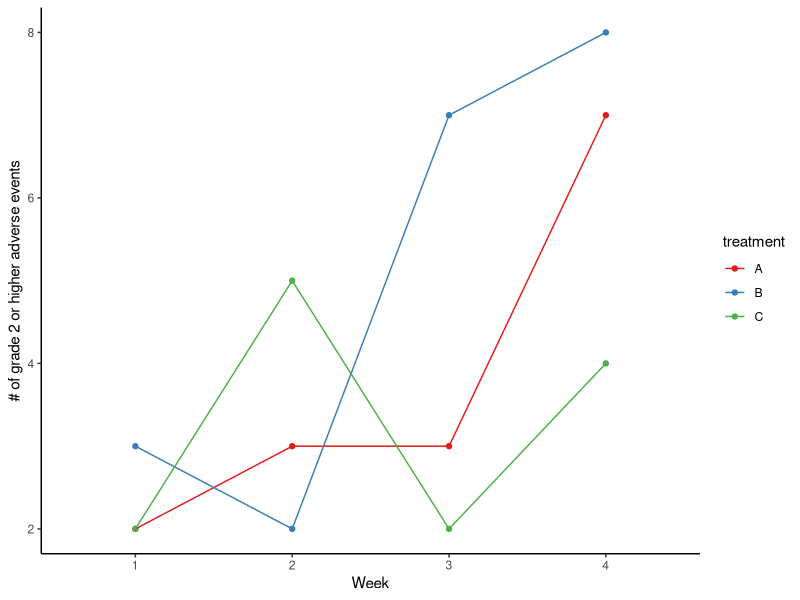
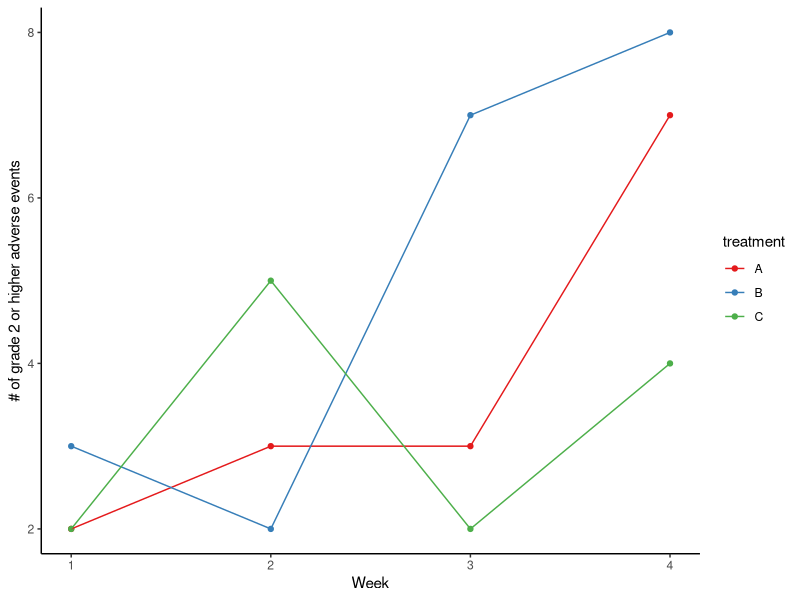
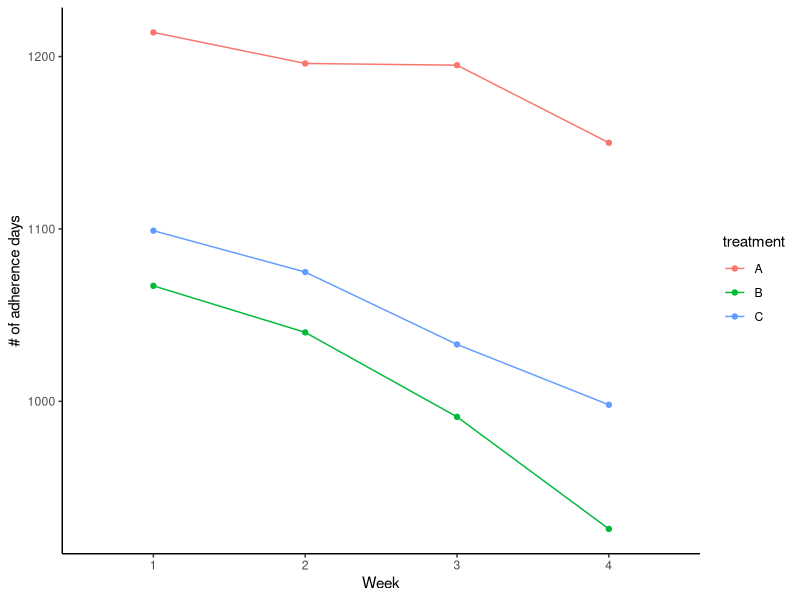
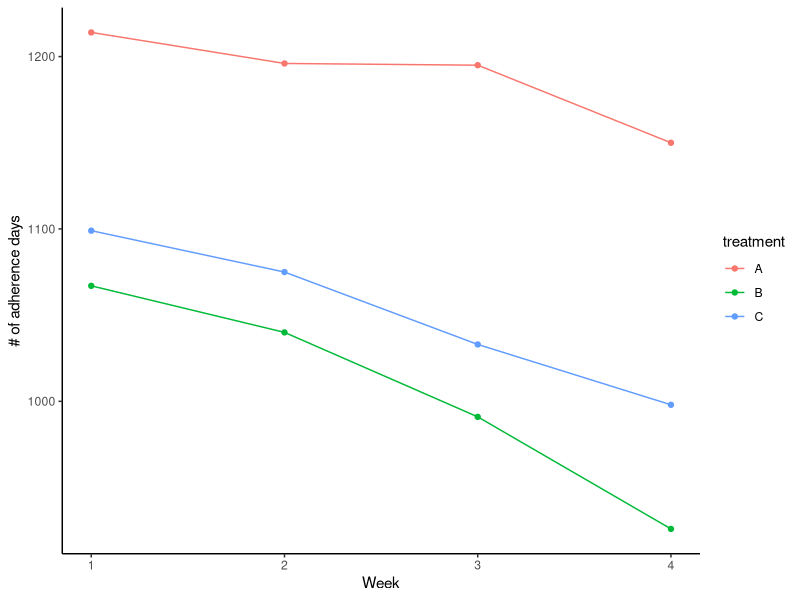

The R script that drew these images, in order:
## ---- chunk 1
knitr::opts_chunk$set(echo = TRUE)
library(tidyverse)
library(lme4)
library(nlme)
library(glmmTMB)
## ---- chunk 2
baseline <- read_csv("Project 3 - Cross Over/baseline.csv")

endpoints <- read_csv("Project 3 - Cross Over/endpoints.csv")
## ---- chunk 3
mean(baseline$age) #31.93

baseline %>%
  group_by(race) %>%
  count() #black (64), others (64), white (52)

baseline %>%
  group_by(gender) %>%
  count() #0 (99), 1 (81)
## ---- chunk 4
baseline_long <- baseline %>%
  mutate(age = as.numeric(age),
         ptid = as.factor(ptid),
         seq = paste0(substr(period1, nchar(period1), nchar(period1)),
                      substr(period2, nchar(period2), nchar(period2)),
                      substr(period3, nchar(period3), nchar(period3))),
         seq2 = case_when(period3 == 'Gel C' ~ 0,
                          period3 == 'Gel B' ~ 1,
                          period3 == 'Pill A' ~ 2),
         #blood virals diff for each period
         b1 = bviral1 - bviral0,
         b2 = bviral3 - bviral2,
         b3 = bviral5 - bviral4,
         follow_b = bviral6 - bviral5,
         #skin virals diff for each period
         s1 = sviral1 - sviral0,
         s2 = sviral3 - sviral2,
         s3 = sviral5 - sviral4,
         follow_s = sviral6 - sviral5,
         #viral @ beginning of period
         ini_b1 = bviral0,
         ini_b2 = bviral2,
         ini_b3 = bviral4,
         ini_s1 = sviral0,
         ini_s2 = sviral2,
         ini_s3 = sviral4,
         #viral @ end of period
         end_b1 = bviral1,
         end_b2 = bviral3,
         end_b3 = bviral5,
         end_s1 = sviral1,
         end_s2 = sviral3,
         end_s3 = sviral5) %>%
  select(ptid, seq, seq2, age, race, gender, b1:b3, s1:s3,
         ini_b1:ini_s3, end_b1:end_s3, follow_b, follow_s) %>%
  pivot_longer(cols = b1:end_s3,
               names_to = 'index',
               values_to = 'viral') %>%
  mutate(period = substr(index, nchar(index), nchar(index)),
         #index = ifelse(substr(index, 1, 1) == 'b', 'bviral', 'sviral')
         index = case_when(
           substr(index,1,1)=="b" ~ "dif_bviral",
           substr(index,1,1)=="s" ~ "dif_sviral",
           substr(index,1,5)=="ini_b" ~ "base_bviral",
           substr(index,1,5)=="ini_s" ~ "base_sviral",
           substr(index,1,5)=="end_b" ~ "end_bviral",
           substr(index,1,5)=="end_s" ~ "end_sviral"
         ))


baseline_wide <- baseline_long %>%
  pivot_wider(names_from = index,
              values_from = viral)
## ---- chunk 5
endpts_long <- endpoints %>%
  mutate(ptid = as.factor(ptid),
         seq = paste0(substr(period1, nchar(period1), nchar(period1)),
                      substr(period2, nchar(period2), nchar(period2)),
                      substr(period3, nchar(period3), nchar(period3))),
         seq2 = case_when(period3 == 'Gel C' ~ 0,
                          period3 == 'Gel B' ~ 1,
                          period3 == 'Pill A' ~ 2)) %>%
  pivot_longer(AE_pillA_week1:Adhere_gelC_week4,
               names_to = 'index',
               values_to = 'value') %>%
  select(ptid, seq, seq2, index, value) %>%
  mutate(week = substr(index, nchar(index), nchar(index)),
         treatment = str_sub(index, -7, -7),
         period = str_locate(seq, str_sub(index, -7, -7))[, 'start'],
         index = str_sub(index, 1, 2))

endpts_wide <- endpts_long %>%
  pivot_wider(names_from = index,
              values_from = value) %>%
  #creating carryover variable
  mutate(carryover = case_when(
    period == 1 ~ NA,
    period == 2 ~ substr(seq, 1, 1),
    period == 3 ~ substr(seq, 2, 2)))
## ---- chunk 6
data <- merge(endpts_wide, baseline_wide, by = c('ptid', 'seq', 'seq2', 'period')) %>%
  mutate(ptid = as.factor(ptid),
         period = as.factor(period),
         week = as.factor(week),
         seq = as.factor(seq),
         seq2 = as.factor(seq2))

#something to note is that PK's of 'period 4' are not included in this df. 
## ---- chunk 7
# of AEs overtime
data %>%
  group_by(week, treatment) %>%
  summarise(sum_ae = sum(AE)) %>%
  ggplot(aes(x = week, y = sum_ae, col = treatment)) +
  geom_point() +
  geom_line(aes(group = treatment)) +
  xlab('Week') + 
  ylab('# of grade 2 or higher adverse events') +
  theme_classic() +
  scale_color_brewer(palette="Set1")

#see non-linear trends
## ---- chunk 8
data %>%
  mutate(week = as.numeric(week)) %>%
  group_by(week, treatment) %>%
  summarise(sum_ae = sum(AE)) %>%
  ggplot(aes(x = week, y = sum_ae, col = treatment)) +
  geom_point() +
  geom_line(aes(group = treatment)) +
  xlab('Week') + 
  ylab('# of grade 2 or higher adverse events') +
  theme_classic() +
  scale_color_brewer(palette="Set1")
## ---- chunk 9
data %>%
  group_by(week, treatment) %>%
  summarise(sum_ad = sum(Ad)) %>%
  ggplot(aes(x = week, y = sum_ad, col = treatment)) +
  geom_point() +
  geom_line(aes(group = treatment)) +
  xlab('Week') +
  ylab('# of adherence days') +
  theme_classic()

#sorta linear trends
## ---- chunk 10
data %>%
  mutate(week = as.numeric(week)) %>%
  group_by(week, treatment) %>%
  summarise(sum_ad = sum(Ad)) %>%
  ggplot(aes(x = week, y = sum_ad, col = treatment)) +
  geom_point() +
  geom_line(aes(group = treatment)) +
  xlab('Week') +
  ylab('# of adherence days') +
  theme_classic()
## ---- chunk 11
#creating AE response as binary
#WEEK CONTINUOUS

ae_binary <- data %>%
  #week as continuous
  mutate(week = as.numeric(week),
         #if 1 or more adverse events in a week, yes
         AE = ifelse(AE>=1, 1, 0))

#fitting a Generalized/Logistic Mixed Effects model:
ae_weekM <- glmer(AE ~ treatment + period + week + base_bviral + base_sviral + (1 | ptid),
                  data = ae_binary, family = binomial())

summary(ae_weekM)
#week is significant (only one too); 0.3544
#AIC = 447.3
#model failed to convg. 



#comparing outcome to glmmTMB mod
ae_weekM2 <- glmmTMB(AE ~ treatment + period + week + base_bviral + base_sviral + (1 | ptid),
                     data = ae_binary, family = binomial())

summary(ae_weekM2)
#week is significant (only one too); 0.3546
#AIC = 447.3
#THIS MOD seems to be better
## ---- chunk 12
#AE still binary
#WEEK CATEGORICAL

ae_binary_cat <- data %>%
  #week as categorical
  mutate(AE = ifelse(AE>=1, 1, 0)) 

#fitting Logistic ME model:
ae_week_catM <- glmer(AE ~ treatment + period + week + base_bviral + base_sviral + (1 | ptid),
                      data = ae_binary_cat, family = binomial())

summary(ae_week_catM)
#week 4 only significant; 0.8924
#AIC = 451.7
#model failed to convg.



#comparing to glmmTMB mod
ae_week_catM2 <- glmmTMB(AE ~ treatment + period + week + base_bviral + base_sviral + (1 | ptid),
                         data = ae_binary_cat, family = binomial())

summary(ae_week_catM2)
#week 4 only significant; 1.0853
#AIC = 451.1
## ---- chunk 13
ae_noweekM <- glmer(AE ~ treatment + period + base_bviral + base_sviral + (1 | ptid),
                    data = ae_binary_cat, family = binomial())
summary(ae_noweekM)
#nothing significant
#AIC = 452
#model failed to converge



ae_noweekM2 <- glmmTMB(AE ~ treatment + period + base_bviral + base_sviral + (1 | ptid),
                       data = ae_binary_cat, family = binomial())

summary(ae_noweekM2)
#nothing significant
#AIC = 451.9
## ---- chunk 14
#WEEK CONTINUOUS, NO base covariates
ae_nobaseM <- glmmTMB(AE ~ treatment + period + week + (1 | ptid),
                      data = ae_binary, family = binomial())


#full vs reduced model:
anova(ae_weekM2, ae_nobaseM)
#null: reduced model is better
#alt: extra covariates improve model fit
#alpha = 0.05, fail to reject null -- reduced model is ok.


summary(ae_nobaseM)
#week is only significant
#AIC = 446
## ---- chunk 15
#creating AD response Binomial(7, p)
#since each day is adhere (yes or no), so sum up # of days able to adhere
#WEEK CONTINUOUS -- bc of linear trends

ad_wcont <- data %>%
  mutate(week = as.numeric(week))

#fitting a Binomial Linear Mixed Effects model:
#but fitting for 7 - AD, which means number of days patient didn't adhere
ad_weekM <- glmmTMB(cbind(7-Ad, Ad) ~ treatment + period + week +
                      base_bviral + base_sviral + (1 | ptid),
                    data = ad_wcont, family = binomial())

summary(ad_weekM)
#treatment, week significant
#AIC = 4031.2
## ---- chunk 16
ad_week_catM <- glmmTMB(cbind(7-Ad, Ad) ~ treatment + period + week +
                          base_bviral + base_sviral + (1 | ptid),
                        data = data, family = binomial())

summary(ad_week_catM)
#trt, week significant
#AIC = 4033.1
## ---- chunk 17
ad_noweekM <- glmmTMB(cbind(7-Ad, Ad) ~ treatment + period + base_bviral +
                        base_sviral + (1 | ptid),
                      data = data, family = binomial())

summary(ad_noweekM)
#trt significant
#AIC = 4189.3
## ---- chunk 18
#WEEK CONTINUOUS; no base_
ad_nobaseM <- glmmTMB(cbind(Ad, 7-Ad) ~ treatment + period + week + (1 | ptid),
                      data = ad_wcont, family = binomial())

summary(ad_nobaseM)
#treatment, week significant
#AIC = 4030.2
#lower AIC this mod is better
## ---- chunk 19
#modeling all above but with zero-inflation:
ad_weekM2 <- glmmTMB(cbind(7-Ad, Ad) ~ treatment + period + week +
                      base_bviral + base_sviral + (1 | ptid),
                     ziformula = ~1,
                     data = ad_wcont, family = binomial())

summary(ad_weekM2)
#trt, week signif
#AIC = 4033.2


ad_week_catM2 <- glmmTMB(cbind(7-Ad, Ad) ~ treatment + period + week +
                          base_bviral + base_sviral + (1 | ptid),
                         ziformula = ~1,
                         data = data, family = binomial())

summary(ad_week_catM2)
#trt, week signif
#AIC = 4035.1


ad_noweekM2 <- glmmTMB(cbind(7-Ad, Ad) ~ treatment + period + base_bviral +
                        base_sviral + (1 | ptid),
                       ziformula = ~1,
                       data = data, family = binomial())

summary(ad_noweekM2)
#trt signif
#AIC = 4191.3 -- should include week


ad_nobaseM2 <- glmmTMB(cbind(7-Ad, Ad) ~ treatment + period + week + (1 | ptid),
                       ziformula = ~ 1, 
                       data = ad_wcont, family = binomial())

summary(ad_nobaseM2)
#trt, week signif
#AIC = 4032.2 -- BEST MOD
## ---- chunk 20
ad_nobaseM2 <- glmmTMB(cbind(7-Ad, Ad) ~ treatment + period + week + (1 | ptid),
                       ziformula = ~ 1, 
                       data = ad_wcont, family = binomial())

summary(ad_nobaseM2)
#trt, week signif
#AIC = 4032.2 -- BEST MOD
## ---- chunk 21
#demographic data
dem_data = data %>%
  mutate(product = case_when(
      treatment == "A" ~ 'pill',
      .default = 'gel'),
    regimen = case_when(
      treatment == "B" ~ '3',
      .default = '1'))

#age significant only, so age*prod + age*regimen:


dem_data2 <- dem_data %>%
  mutate(week = as.numeric(week))

dem_ad <- glmmTMB(cbind(Ad, 7-Ad) ~ age*product + age*regimen + period + week + (1 | ptid),
                  data = dem_data2, family = binomial())

summary(dem_ad)
